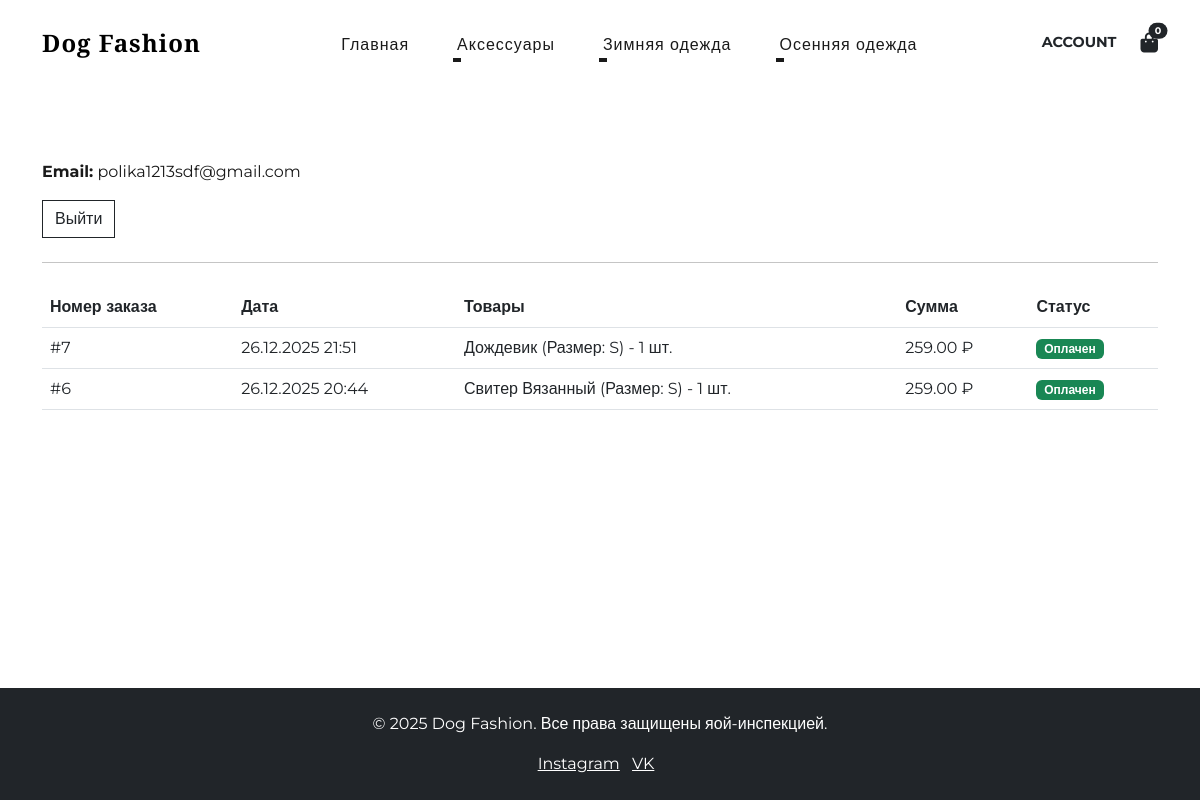
The app's page /users/account/ (signed in) with its own data.
### products/models.py (models this page shows, shortened)
class Category(models.Model):
    name = models.CharField(max_length=100)
    slug = models.SlugField(unique=True)
    parent = models.ForeignKey('self', on_delete=models.CASCADE, null=True, blank=True, related_name='children')
    class Meta:
        verbose_name_plural = 'Categories'
        ordering = ('name',)

class Product(models.Model):
    categories = models.ManyToManyField(Category, related_name='products', blank=True)
    name = models.CharField(max_length=200)
    slug = models.SlugField(unique=True)
    description = models.TextField(blank=True)
    price = models.DecimalField(max_digits=10, decimal_places=2)
    available = models.BooleanField(default=True)
    created = models.DateTimeField(auto_now_add=True)
    updated = models.DateTimeField(auto_now=True)

### orders/models.py (models this page shows, shortened)
class Order(models.Model):
    user = models.ForeignKey(User, related_name='orders', on_delete=models.SET_NULL, null=True, blank=True)
    first_name = models.CharField(max_length=50)
    last_name = models.CharField(max_length=50)
    email = models.EmailField()
    address = models.CharField(max_length=250)
    postal_code = models.CharField(max_length=20)
    city = models.CharField(max_length=100)
    created = models.DateTimeField(auto_now_add=True)
    updated = models.DateTimeField(auto_now=True)
    paid = models.BooleanField(default=False)
    class Meta:
        ordering = ('-created',)
    def get_total_cost(self):
        return sum(item.get_cost() for item in self.items.all())

class OrderItem(models.Model):
    order = models.ForeignKey(Order, related_name='items', on_delete=models.CASCADE)
    product = models.ForeignKey(Product, related_name='order_items', on_delete=models.CASCADE)
    price = models.DecimalField(max_digits=10, decimal_places=2)
    quantity = models.PositiveIntegerField(default=1)
    size = models.CharField(max_length=10, blank=True, null=True)
    def get_cost(self):
        return self.price * self.quantity

### users/views.py (the view)
# urls.py: path('account/', views.account_view, name='account'),
@login_required
def account_view(request):
    orders = Order.objects.filter(user=request.user).order_by('-created')
    return render(request, 'users/account.html', {'orders': orders})

### products/context_processors.py (called while the page is built)
def menu_categories(request):
    categories = Category.objects.filter(parent=None).exclude(slug__in=['clothes', 'new-arrivals']).prefetch_related('children')
    return {
        'menu_categories': categories
    }

### users/templates/users/account.html (shortened to what this page needs)
{% extends "base.html" %}
{% load static %}
{% block content %}
<div class="container" style="margin-top: 120px; margin-bottom: 80px; padding-top: 40px;">
    <div class="row">
        <div class="col-md-12">
            <div class="mb-4">
                <p><strong>Email:</strong> {{ user.email }}</p>
                <a href="{% url 'users:logout' %}" class="btn btn-outline-dark rounded-0">Выйти</a>
            </div>
            <hr class="my-4">
            {% if orders %}
                <div class="table-responsive">
                    <table class="table table-hover">
                        <thead>
                            <tr>
                                <th>Номер заказа</th>
                                <th>Дата</th>
                                <th>Товары</th>
                                <th>Сумма</th>
                                <th>Статус</th>
                            </tr>
                        </thead>
                        <tbody>
                            {% for order in orders %}
                            <tr>
                                <td>#{{ order.id }}</td>
                                <td>{{ order.created|date:"d.m.Y H:i" }}</td>
                                <td>
                                    <ul class="list-unstyled mb-0">
                                        {% for item in order.items.all %}
                                        <li>
                                            {{ item.product.name }}
                                            {% if item.size %}(Размер: {{ item.size }}){% endif %}
                                            - {{ item.quantity }} шт.
                                        </li>
                                        {% endfor %}
                                    </ul>
                                </td>
                                <td>{{ order.get_total_cost|floatformat:2 }} ₽</td>
                                <td>
                                    {% if order.paid %}
                                        <span class="badge bg-success">Оплачен</span>
                                    {% else %}
                                        <span class="badge bg-warning">Не оплачен</span>
                                    {% endif %}
                                </td>
                            </tr>
                            {% endfor %}
                        </tbody>
                    </table>
                </div>
            {% else %}
                <div class="alert alert-info">
                    <p class="mb-0">У вас пока нет заказов.</p>
                </div>
                <a href="{% url 'products:index' %}" class="btn btn-dark rounded-0">Перейти в магазин</a>
            {% endif %}
        </div>
    </div>
</div>
{% endblock %}

### dog_fashion/templates/base.html (shortened to what this page needs)
<!DOCTYPE html>
<html lang="ru">
<head>
    <link href="https://cdn.jsdelivr.net/npm/bootstrap@5.3.0/dist/css/bootstrap.min.css" rel="stylesheet">
    <link rel="stylesheet" href="https://cdn.jsdelivr.net/npm/swiper@10/swiper-bundle.min.css" />
    <link rel="stylesheet" href="https://cdnjs.cloudflare.com/ajax/libs/font-awesome/6.4.0/css/all.min.css">
    {% load static %}
    <link rel="stylesheet" href="{% static 'css/style.css' %}">
</head>
<body style="display: flex; flex-direction: column; min-height: 100vh;">
    {% block header %}
    <nav class="navbar navbar-expand-lg navbar-light">
        <div class="container">
            <a class="navbar-brand fw-bold" href="/">Dog Fashion</a>
            <div class="collapse navbar-collapse" id="navbarNav">
                <ul class="navbar-nav mx-auto">
                    <li class="nav-item"><a class="nav-link mx-3" href="{% url 'products:index' %}">Главная</a></li>
                    {% for category in menu_categories %}
                        {% if category.children.exists %}
                        <li class="nav-item dropdown">
                            <a class="nav-link mx-3 dropdown-toggle" href="#" id="navbarDropdown{{ category.id }}" role="button" data-bs-toggle="dropdown" aria-expanded="false">
                                {{ category.name }}
                            </a>
                        </li>
                        {% else %}
                        <li class="nav-item">
                            <a class="nav-link mx-3" href="{% url 'products:product_list_by_category' category.slug %}">{{ category.name }}</a>
                        </li>
                        {% endif %}
                    {% endfor %}
                </ul>
                <div class="d-flex align-items-center gap-4">
                    {% if user.is_authenticated %}
                        <a href="{% url 'users:account' %}" class="text-dark text-decoration-none fw-bold" style="font-size: 0.9rem;">ACCOUNT</a>
                    {% else %}
                        <a href="{% url 'users:login' %}" class="text-dark text-decoration-none fw-bold" style="font-size: 0.9rem;">ACCOUNT</a>
                    {% endif %}
                    <a href="{% url 'cart:cart_detail' %}" class="text-dark position-relative">
                        <i class="fa-solid fa-bag-shopping fa-lg"></i>
                        <span id="cart-badge" class="position-absolute top-0 start-100 translate-middle badge rounded-pill bg-dark" style="font-size: 0.6rem;">
                            {{ request.session.cart|length|default:"0" }}
                        </span>
                    </a>
                </div>
            </div>
        </div>
    </nav>
    {% endblock %}
    <main style="flex: 1;">
        {% block content %}
        {% endblock %}
    </main>
    <footer class="bg-dark text-white py-4 mt-auto">
        <div class="container text-center">
            <p>&copy; 2025 Dog Fashion. Все права защищены яой-инспекцией.</p>
            <div>
                <a href="#" class="text-white me-2">Instagram</a>
                <a href="#" class="text-white me-2">VK</a>
            </div>
        </div>
    </footer>
</body>
</html>

### dog_fashion/static/css/style.css (style rules this page uses)
:root { --font-primary: 'Montserrat', sans-serif; --font-secondary: 'Playfair Display', serif; --color-dark: #1a1a1a; --color-light: #ffffff; --color-grey: #f4f4f4; }
html, body { width: 100%; max-width: 100%; margin: 0; padding: 0; }
body { font-family: var(--font-primary); color: var(--color-dark); }
.navbar { background: transparent !important; padding: 20px 0; position: absolute; width: 100%; z-index: 1000; top: 0; }
.navbar-brand { font-family: var(--font-secondary); font-size: 1.5rem; letter-spacing: 1px; }
.nav-link { position: relative; color: var(--color-dark) !important; font-weight: 400; letter-spacing: 1px; padding-bottom: 5px; }
.nav-link::after { content: ''; position: absolute; width: 0; height: 2px; bottom: 0; left: 0; background-color: var(--color-dark); transition: width 0.3s ease; }
footer { background: #1a1a1a; padding: 80px 0 40px; margin-top: auto; }

### records on screen
Category: name "Аксессуары"
Category: name "Зимняя одежда"
Category: name "Осенняя одежда"
Order: id "7", created "26.12.2025 21:51", get_total_cost "259.00", paid "Оплачен"
OrderItem: product.name "Дождевик", size "S", quantity "1"
Order: id "6", created "26.12.2025 20:44", get_total_cost "259.00", paid "Оплачен"
OrderItem: product.name "Свитер Вязанный", size "S", quantity "1"

### other values on screen
{{ request.session.cart|length|default:"0" }} "0"
{{ user.email }} "polika1213sdf@gmail.com"
